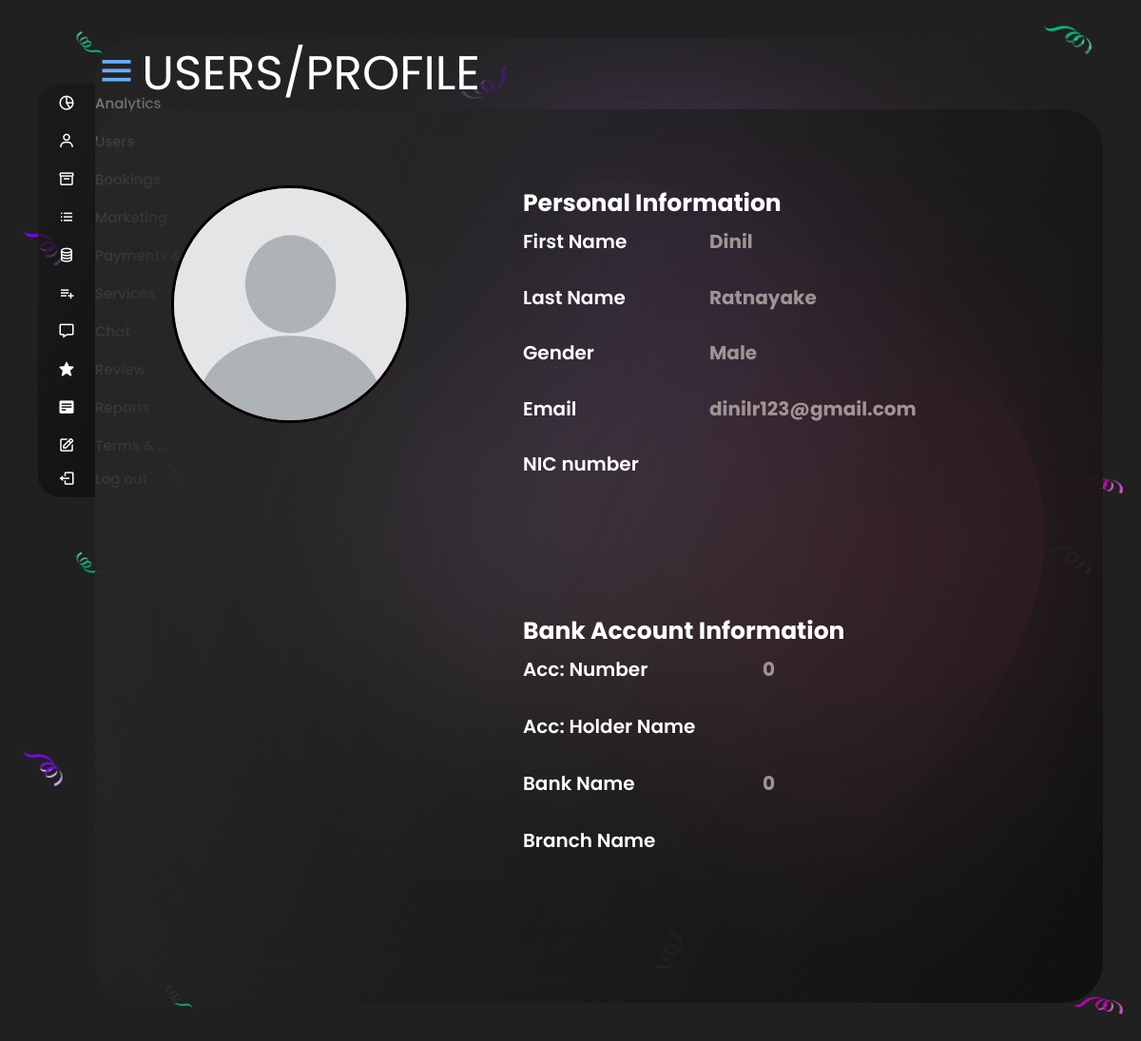
The app's page /adminUserProfile/index/18 (signed in), older data.
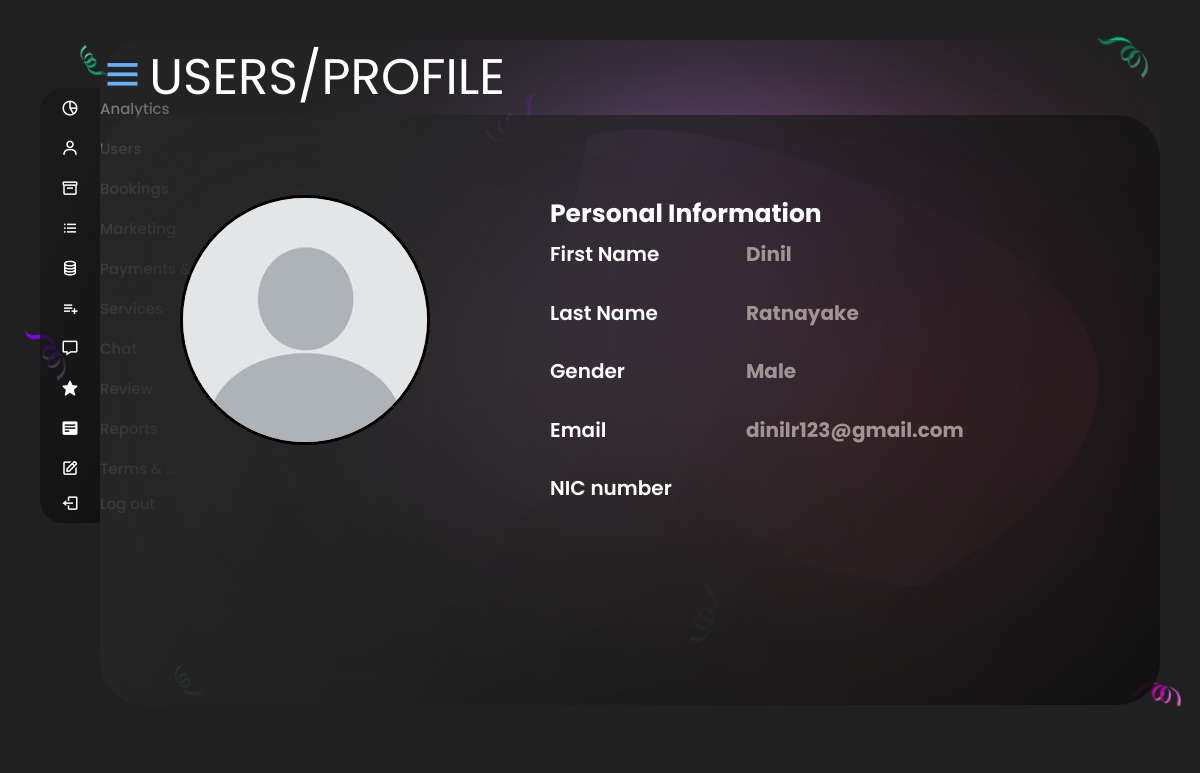
The same page, newer data.
### tables this page shows
CREATE TABLE `vendor` (
  `user_id` int(10) NOT NULL,
  `account_number` varchar(255) NOT NULL,
  `bank_name` varchar(255) NOT NULL,
  `account_holder_name` varchar(255) NOT NULL,
  `branch` varchar(255) NOT NULL
);

### app/controllers/adminUserProfile.php (called while the page is built, shortened)
<?php
class AdminUserProfile extends FrameworkPartyak{
    public function __construct(){
        $this->user = $this->model('adminUserModel');
    }
    public function index($id){
        $data['user'] = $this->user->getUserProfile($id);
        if($data['user']['user_type'] == 'vendor'){
            $data['vendor'] = $this->user->vendorDetails($id);
        }
        $this->view("admin/UserProfileView",$data);
    }
}

### core/classes/router.php (called while the page is built, shortened)
<?php
class Router
{
    public $method = "index";
    public $params = [];
    public function __construct()
    {
        $url = $this->url();
        if (!empty($url)) {
            if (file_exists("../app/controllers/" . $url[0] . ".php")) {
                unset($url[0]);
            } else {
                echo "$url[0].php not found";
            }
        }
        $this->controller = new $this->controller;
        if (isset($url[1]) && !empty($url[1])) {
            if (method_exists($this->controller, $url[1])) {
                $this->method = $url[1];
                unset($url[1]);
            } else {
                echo "Method " . $url[1] . " not found. ";
            }
        }
        if (isset($url)) {
            $this->params = $url;
        } else {
            $this->params = [];
        }
        call_user_func_array([$this->controller, $this->method], $this->params);
    }
    public function url()
    {
        if (isset($_GET['url'])) {
            $url = $_GET['url'];
            $url = rtrim($url);
            $url = filter_var($url, FILTER_SANITIZE_URL);
            $url = explode("/", $url);
            return $url;
        }
    }
}

### core/init.php (called while the page is built, shortened)
<?php
$router = new Router;

### public/index.php (called while the page is built, shortened)
<?php
include "../core/init.php";

### app/models/adminUserModel.php (called while the page is built, shortened)
<?php
class AdminUserModel extends database
{
    public function getUserProfile($id){
        $query = "SELECT * FROM user where user_id = '$id' LIMIT 1";
        $result = mysqli_query($GLOBALS['db'],$query);
        if(mysqli_num_rows($result) > 0){
            $user = mysqli_fetch_assoc($result);
            return $user;
        }
    }
    public function vendorDetails($id){
        $query = "SELECT * FROM vendor where user_id = '$id' LIMIT 1";
        $result = mysqli_query($GLOBALS['db'],$query);
        if(mysqli_num_rows($result) > 0){
            $user = mysqli_fetch_assoc($result);
            return $user;
        }
    }
}

### app/views/admin/userProfileView.php (the view, shortened to what the changed rows need)
<!DOCTYPE html>
<html lang="en" dir="ltr">
<head>
    <link href='https://unpkg.com/boxicons@2.0.7/css/boxicons.min.css' rel='stylesheet'>
    <link rel="stylesheet" href="https://cdnjs.cloudflare.com/ajax/libs/font-awesome/4.7.0/css/font-awesome.min.css">
</head>
<body>
    <div class="container">
    <?php
            $user = $data['user'];
            if($user['user_type'] == 'vendor'){
                $vendor = $data['vendor'];
            }
        ?>
        <section class="home-section">
            <div class="home-content">
                <div class="profile_details">
                    <?php
                        $user = $data['user'];
                        if($user['user_type'] == 'vendor'){
                            $vendor = $data['vendor'];
                        }
                        echo "
                        <div class=\"personal_info\">
                        <a>Personal Information</a>
                        <div class=\"row\">
                            <div class=\"col_name\">
                                <label for=\"fname\">First Name</label>
                            </div>
                            <div class=\"col_data\">
                                <p>$user[f_name]</p>
                            </div>
                        </div>
                        <div class=\"row\">
                            <div class=\"col_name\">
                                <label for=\"lname\">Last Name</label>
                            </div>
                            <div class=\"col_data\">
                                <p>$user[l_name]</p>
                            </div>
                        </div>
                        <div class=\"row\">
                    <div class=\"col_name\">
                        <label for=\"gender\">Gender</label>
                    </div>
                    <div class=\"col_data\">
                        <p>$user[gender]</p>
                    </div>
                    </div>
                    <div class=\"row\">
                            <div class=\"col_name\">
                                <label for=\"fname\">Email</label>
                            </div>
                            <div class=\"col_data\">
                                <p>$user[email]</p>
                            </div>
                        </div>
                        <div class=\"row\">
                    <div class=\"col_name\">
                        <label for=\"nic\">NIC number</label>
                    </div>
                    <div class=\"col_data\">
                        <p>$user[nic]</p>
                    </div>
                </div>
                ";
                if($user['user_type'] == 'vendor') {
                    echo "
        </div>
        <div class=\"bank_info\">
            <a>Bank Account Information</a>
            <div class=\"row\">
                <div class=\"col_name\">
                    <label for=\"accname\">Acc: Number</label>
                </div>
                <div class=\"col_data\">
                    <p>$vendor[account_number]</p>
                </div>
            </div>
            <div class=\"row\">
                <div class=\"col_name\">
                    <label for=\"accholdername\">Acc: Holder Name</label>
                </div>
                <div class=\"col_data\">
                    <p>$vendor[account_holder_name]</p>
                </div>
            </div>
            <div class=\"row\">
                <div class=\"col_name\">
                    <label for=\"bank\">Bank Name</label>
                </div>
                <div class=\"col_data\">
                    <p>$vendor[bank_name]</p>
                </div>
            </div>
            <div class=\"row\">
                <div class=\"col_name\">
                    <label for=\"branch\">Branch Name</label>
                </div>
                <div class=\"col_data\">
                    <p>$vendor[branch]</p>
                </div>
            </div>
        </div>
        ";
                }
    ?>
    </div>
    </div>
    </section>
    </div>
</body>
</html>

Row changes from the older to the newer data that the page shows:
no longer on this page (row edited): vendor: account_number "0", bank_name "0"
changed user "Dinil": user_type "vendor" → "customer" (drawn)
Text that changed along with them:
text no longer shown: "Bank Account Information Acc: Number Acc: Holder Name Bank Name Branch Name"
